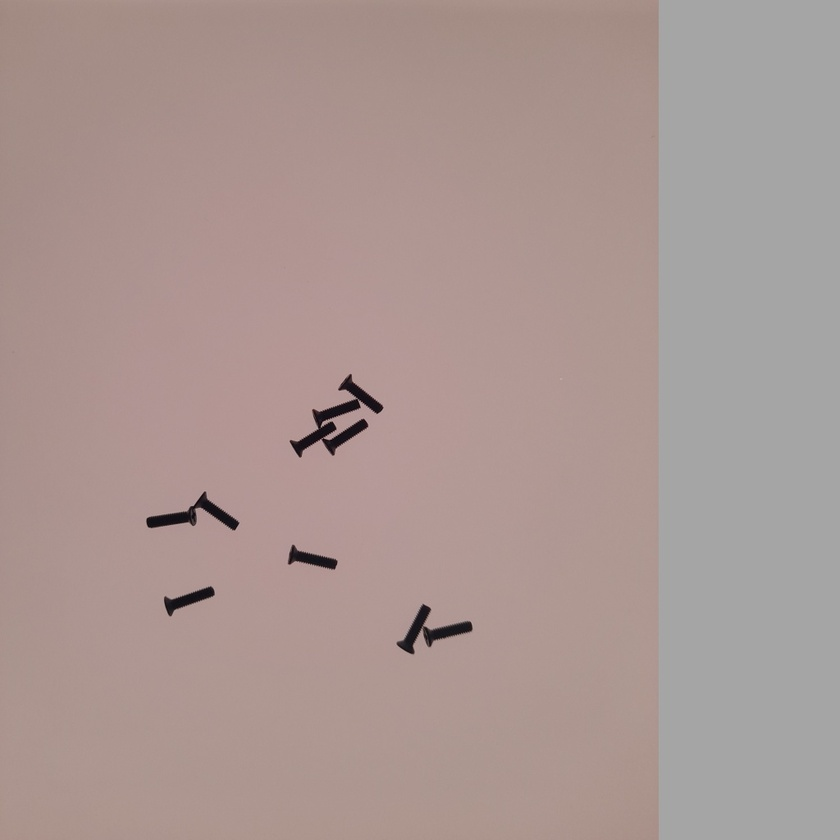
#> input picture Athira_PT/AI/yolo_dataset/images/train/20240713_193650.jpg, 840 x 840 px, shrunk from 1024 x 1024 before the run
$ python -i watershed.py   (imports and definitions only)
#> lines starting #> are read from the running program, lines starting #| are printed output that depends on the picture; after the words box and inside, x2 and y2 are one past the last pixel; in counts of white or black regions, pixels touching at a corner belong together
from pathlib import Path

import cv2
import numpy as np

IMAGE_EXTENSIONS = {".jpg", ".jpeg", ".png", ".bmp", ".tif", ".tiff"}


def watershed_overlay(image_path: str | Path, output_path: str | Path = "watershed_result.png"):
    # 1. Load image
#> called with output_path = 'watershed_result.png'
    img = cv2.imread(str(image_path))
#> img is the input picture: shape (840, 840, 3); mean B, G, R 147.5, 151.2, 170.2
    if img is None:
        raise FileNotFoundError(f"Could not load image at: {image_path}")

    gray = cv2.cvtColor(img, cv2.COLOR_BGR2GRAY)

    # 2. Thresholding (Use THRESH_BINARY_INV if objects are darker than background;
    #    switch to THRESH_BINARY if objects are brighter than background)
    _, thresh = cv2.threshold(gray, 0, 255, cv2.THRESH_BINARY_INV + cv2.THRESH_OTSU)
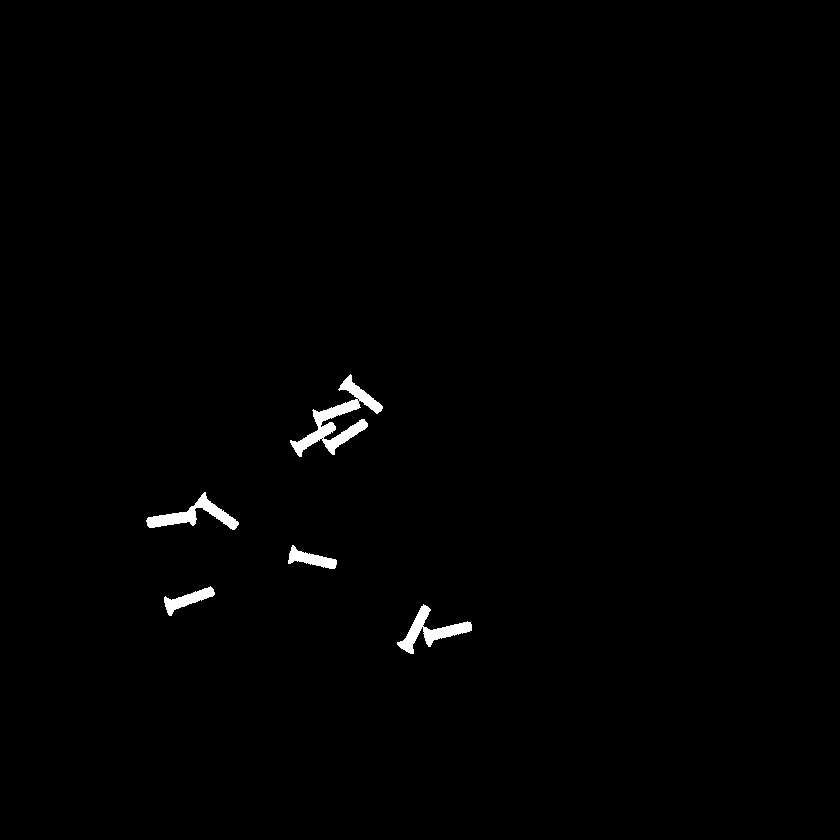
#> thresh: shape (840, 840); 0.77% white; 5 white regions, box (x1, y1, x2, y2) and area: (290, 374, 383, 457) 2060, (397, 604, 472, 654) 1123, (146, 492, 239, 530) 1111, (164, 586, 215, 616) 570, (288, 545, 337, 569) 536

    # 3. Noise removal via morphological opening
    kernel = np.ones((3, 3), np.uint8)
    opening = cv2.morphologyEx(thresh, cv2.MORPH_OPEN, kernel, iterations=2)
#> opening: shape (840, 840); 0.73% white; 8 white regions, largest, box (x1, y1, x2, y2) and area: (147, 495, 238, 529) 1079, (313, 377, 382, 425) 987, (164, 588, 214, 614) 549

    # 4. Sure background & sure foreground
    sure_bg = cv2.dilate(opening, kernel, iterations=3)
#> sure_bg: shape (840, 840); 1.4% white; 5 white regions, box (x1, y1, x2, y2) and area: (289, 374, 385, 458) 3677, (144, 492, 241, 532) 1997, (396, 603, 475, 656) 1994, (161, 585, 217, 617) 1048, (286, 544, 340, 572) 976
    dist_transform = cv2.distanceTransform(opening, cv2.DIST_L2, 5)

    # Adjust 0.5–0.7 depending on how heavily objects overlap:
    # Higher values separate more aggressive overlaps; lower values prevent splitting single objects
    _, sure_fg = cv2.threshold(dist_transform, 0.55 * dist_transform.max(), 255, 0)
#> sure_fg: shape (840, 840) float32; 0.25% white; 10 white regions, largest, box (x1, y1, x2, y2) and area: (150, 511, 193, 525) 222, (427, 625, 469, 642) 197, (402, 609, 426, 650) 188
    sure_fg = np.uint8(sure_fg)

    # 5. Unknown boundary region
    unknown = cv2.subtract(sure_bg, sure_fg)
#> unknown: shape (840, 840); 1.1% white; 5 white regions, box (x1, y1, x2, y2) and area: (289, 374, 385, 458) 3030, (396, 603, 475, 656) 1609, (144, 492, 241, 532) 1604, (161, 585, 217, 617) 863, (286, 544, 340, 572) 802

    # 6. Marker labelling
    num_labels, markers = cv2.connectedComponents(sure_fg)
#> markers: shape (840, 840) int32; 11 distinct labels, from 0 to 10
#> num_labels = 11
    markers = markers + 1  # Shift background from 0 to 1
#> markers: shape (840, 840) int32; 11 distinct labels, from 1 to 11
    markers[unknown == 255] = 0  # Mark unknown border region as 0
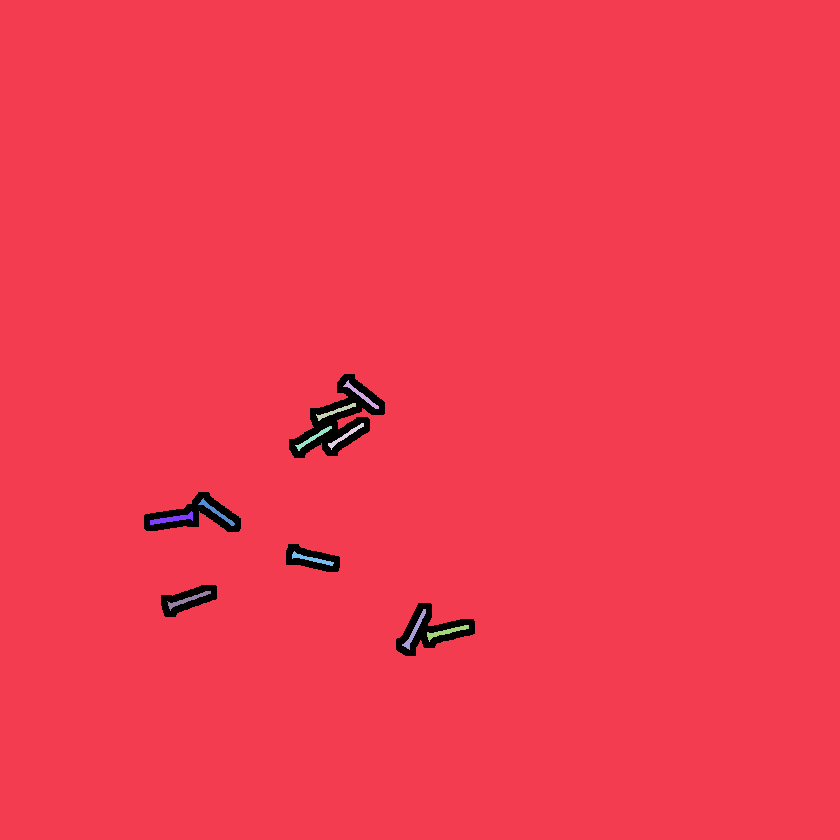
#> markers: shape (840, 840) int32; 12 distinct labels, from 0 to 11; one colour per label, 0 black

    # 7. Run watershed
    markers = cv2.watershed(img, markers)
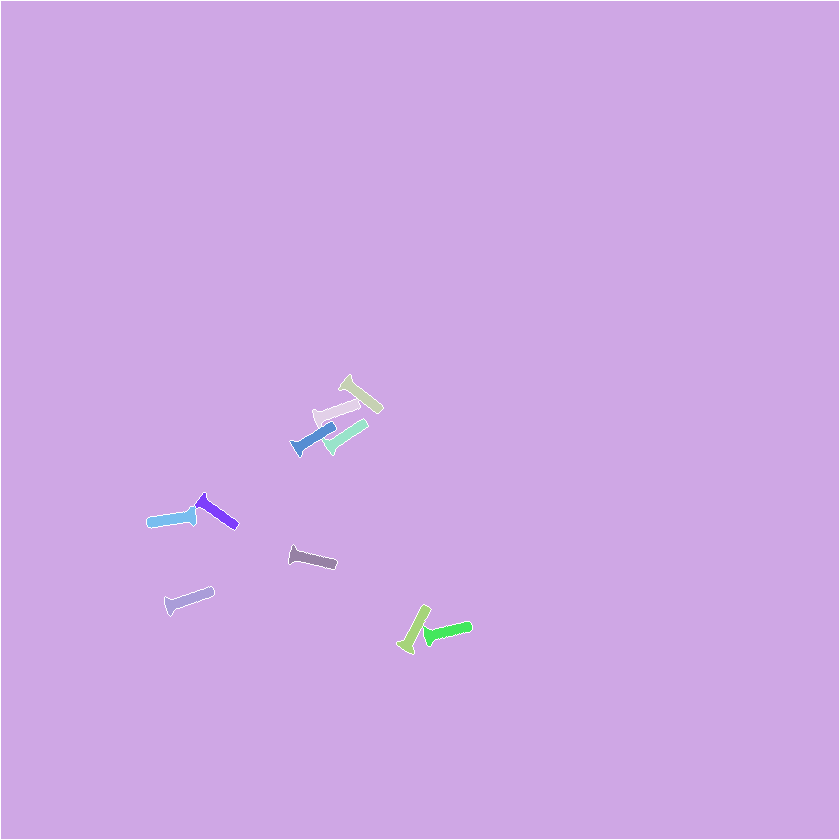
#> markers: shape (840, 840) int32; 12 distinct labels, from -1 to 11; one colour per label, 0 black, -1 white

    # --- VISUAL OVERLAY CONSTRUCTION ---
    color_mask = np.zeros_like(img)
    rng = np.random.default_rng(seed=42)  # Fixed seed for consistent colors

    # Color each distinct segmented region (label > 1; label 1 is background, -1 is boundary)
    unique_labels = [lbl for lbl in np.unique(markers) if lbl > 1]
#> unique_labels = [2, 3, 4, 5, 6, 7, 8, 9, 10, 11]
    for label in unique_labels:
        color = rng.integers(60, 255, size=3, dtype=np.uint8)
        color_mask[markers == label] = color
#> this loop made 10 passes
#> color on passes 1 to 8: [163, 88, 225], [210, 254, 170], [133, 125, 128], [87, 76, 143], [207, 73, 226], [167, 163, 76], [70, 198, 195], [158, 171, 98]

    # Blend colored regions with the original image (60% original, 40% tint)
    overlay = cv2.addWeighted(img, 0.6, color_mask, 0.4, 0)

    # Draw crisp red watershed boundary lines (excluding the 1px outer image border)
    inner_boundaries = np.zeros(markers.shape, dtype=bool)
    inner_boundaries[1:-1, 1:-1] = markers[1:-1, 1:-1] == -1
#> inner_boundaries: shape (840, 840) bool; 0.16% white in thin lines or dots, all inside (x1, y1, x2, y2) = (146, 374, 473, 655)
    overlay[inner_boundaries] = [0, 0, 255]  # Red in BGR
#> overlay: shape (840, 840, 3); mean B, G, R 88.9, 91.1, 102.9

    # Optional: Label each segmented object at its centroid
    for idx, label in enumerate(unique_labels, start=1):
        y_coords, x_coords = np.where(markers == label)
        cx, cy = int(np.mean(x_coords)), int(np.mean(y_coords))
        cv2.putText(
            overlay,
            f"#{idx}",
            (cx - 10, cy + 5),
            cv2.FONT_HERSHEY_SIMPLEX,
            0.55,
            (255, 255, 255),
            2,
            cv2.LINE_AA,
        )
#> this loop made 10 passes
#> (cx, cy) on passes 1 to 8: (360, 394), (334, 411), (344, 435), (312, 437), (215, 511), (172, 518), (310, 558), (187, 599)
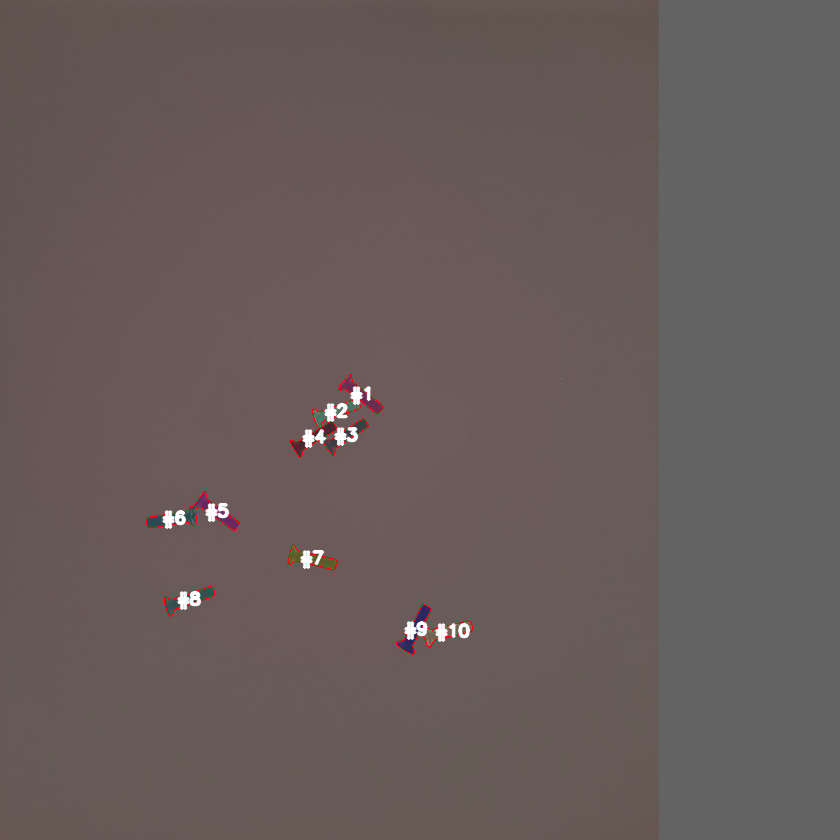
#> overlay: shape (840, 840, 3); mean B, G, R 89.5, 91.8, 103.4

    # Draw total detection count badge in the top-left corner
    h, w = overlay.shape[:2]
    scale = max(h, w) / 1500.0
    banner_text = f"Count: {len(unique_labels)}"
#> banner_text = 'Count: 10'
    banner_scale = max(0.8, 1.1 * scale)
    banner_thickness = max(2, int(round(2.5 * scale)))
    (tw, th), baseline = cv2.getTextSize(
        banner_text, cv2.FONT_HERSHEY_SIMPLEX, banner_scale, banner_thickness
    )
#> tw = 127; th = 18; baseline = 8
    pad = int(14 * scale)
    cv2.rectangle(
        overlay,
        (pad, pad),
        (pad * 3 + tw, pad * 3 + th + baseline),
        (0, 0, 0),
        thickness=cv2.FILLED,
    )
    cv2.putText(
        overlay,
        banner_text,
        (pad * 2, pad * 2 + th),
        cv2.FONT_HERSHEY_SIMPLEX,
        banner_scale,
        (255, 255, 255),
        banner_thickness,
        cv2.LINE_AA,
    )
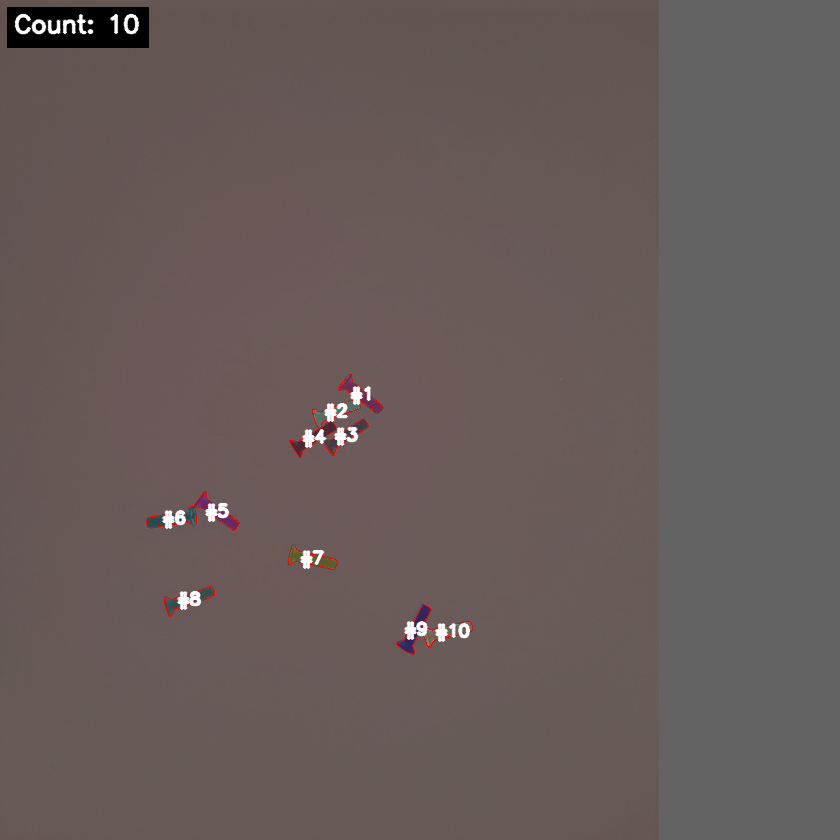
#> overlay: shape (840, 840, 3); mean B, G, R 89.2, 91.4, 103

    output_path = Path(output_path)
    output_path.parent.mkdir(parents=True, exist_ok=True)
    cv2.imwrite(str(output_path), overlay)
    print(f"Detected {len(unique_labels)} objects. Saved overlay to {output_path}")
#| Detected 10 objects. Saved overlay to watershed_result.png


# [13 lines left out: function process_images, not called in this run]


# [3 lines not run here, left out]

>>> result = watershed_overlay('../Athira_PT/AI/yolo_dataset/images/train/20240713_193650.jpg')

$ run again, on Athira_PT/AI/yolo_dataset/images/val/20240713_193135.jpg
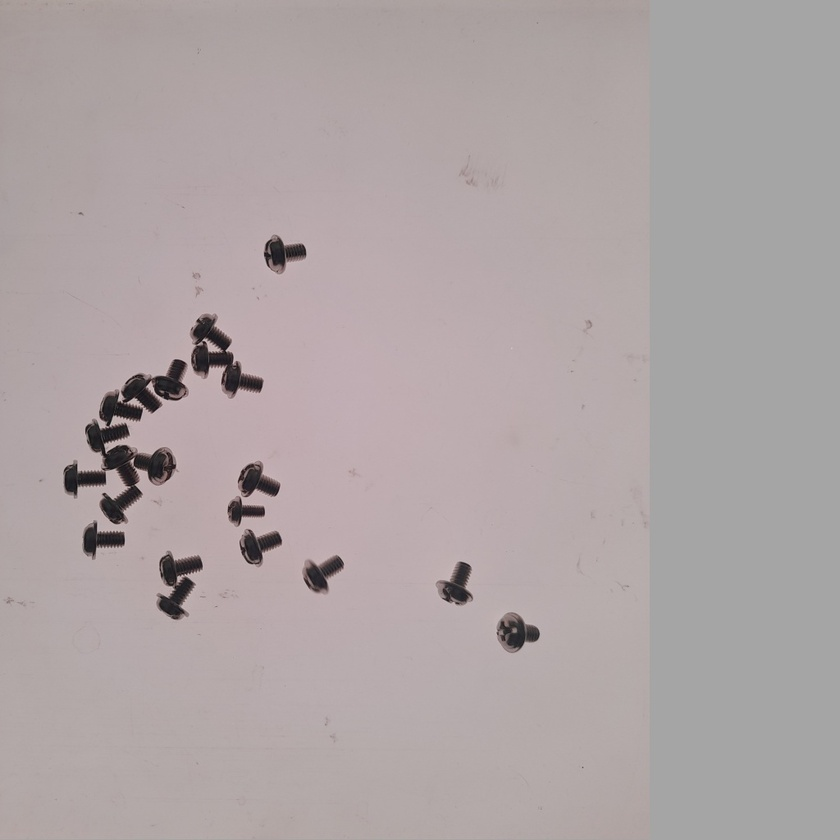
#> input picture Athira_PT/AI/yolo_dataset/images/val/20240713_193135.jpg, 840 x 840 px, shrunk from 1024 x 1024 before the run
#> in watershed_overlay, img is the input picture: shape (840, 840, 3); mean B, G, R 165, 164.3, 174.1
#> thresh: shape (840, 840); 2.3% white; 18 white regions (6 under 20 px), largest, box (x1, y1, x2, y2) and area: (85, 359, 187, 524) 5843, (191, 316, 263, 396) 2254, (158, 554, 203, 620) 1561
#> opening: shape (840, 840); 2.1% white; 17 white regions, largest, box (x1, y1, x2, y2) and area: (100, 445, 175, 524) 2413, (159, 556, 202, 619) 1470, (192, 345, 263, 393) 1430
#> sure_bg: shape (840, 840); 3.5% white; 11 white regions, largest, box (x1, y1, x2, y2) and area: (61, 357, 188, 527) 9590, (189, 314, 266, 396) 3307, (156, 553, 205, 622) 2365
#> unknown: shape (840, 840); 3.2% white; 11 white regions, largest, box (x1, y1, x2, y2) and area: (61, 357, 188, 527) 8576, (189, 314, 266, 396) 3028, (156, 553, 205, 622) 2161
#> num_labels = 28
#> in watershed_overlay, `markers = cv2.watershed(img, markers)`:
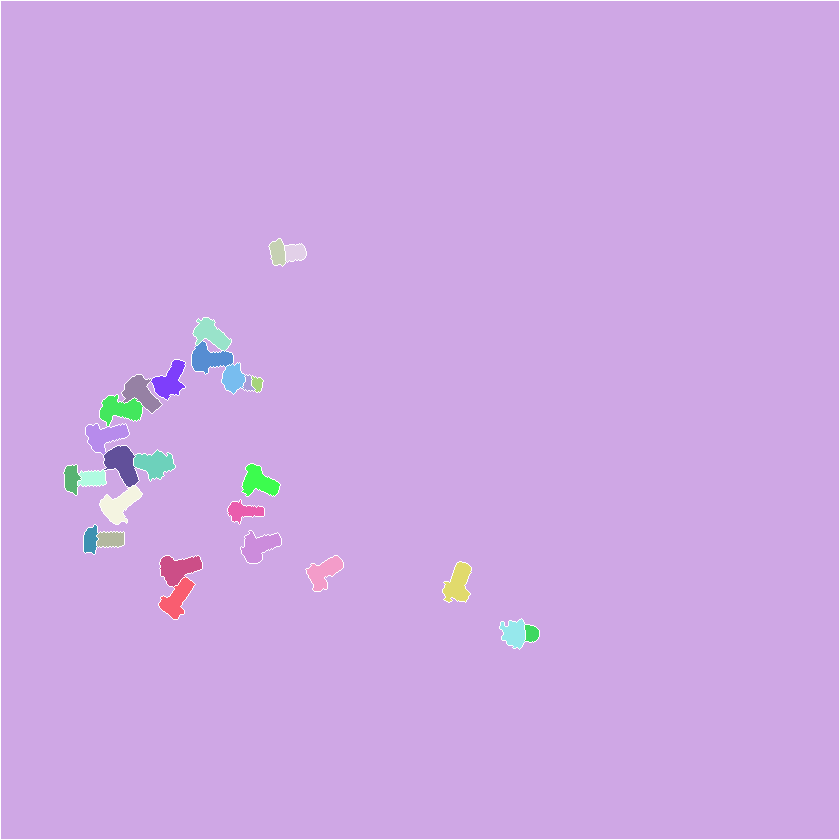
#> markers: shape (840, 840) int32; 29 distinct labels, from -1 to 28; one colour per label, 0 black, -1 white
#> unique_labels = 27 values from 2 to 28
#> the loop in watershed_overlay, `for label in unique_labels:` made 27 passes
#> color on passes 1 to 8: [163, 88, 225], [210, 254, 170], [133, 125, 128], [87, 76, 143], [207, 73, 226], [167, 163, 76], [70, 198, 195], [158, 171, 98]
#> inner_boundaries: shape (840, 840) bool; 0.35% white in thin lines or dots, all inside (x1, y1, x2, y2) = (63, 238, 540, 650)
#> the loop in watershed_overlay, `for idx, label in enumerate(unique_labels, start=1):` made 27 passes
#> (cx, cy) on passes 1 to 8: (277, 252), (294, 252), (210, 333), (208, 358), (169, 380), (232, 377), (140, 392), (247, 383)
#> banner_text = 'Count: 27'
#> tw = 127; th = 18; baseline = 8
#> in watershed_overlay, `cv2.putText( overlay, banner_text, (pad * 2, pad * 2 + th), cv2.FONT_H..`:
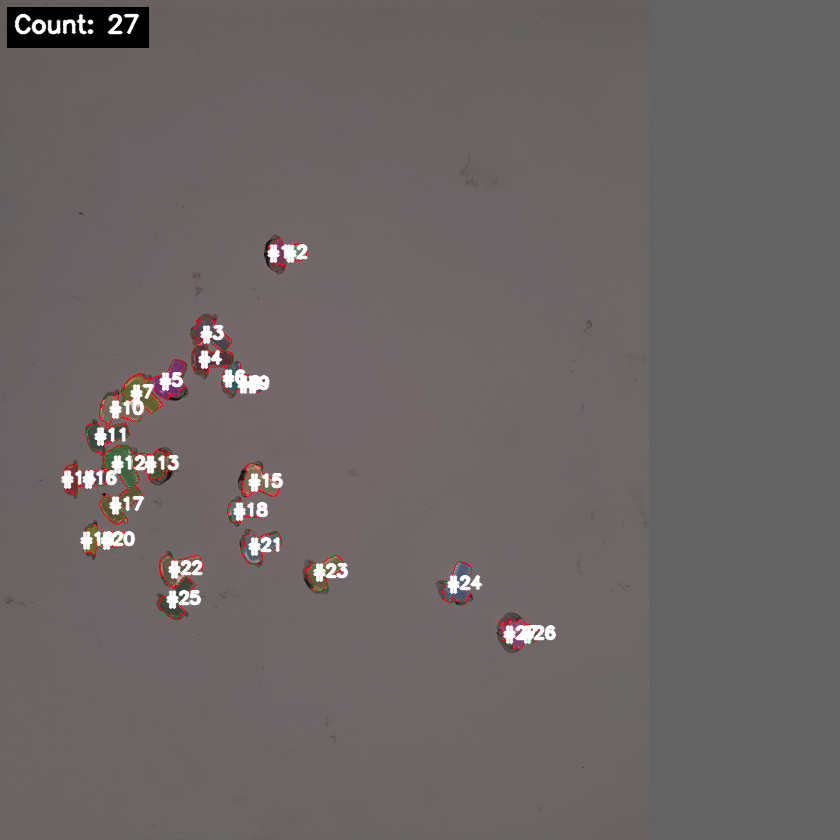
#> overlay: shape (840, 840, 3); mean B, G, R 101.4, 101.1, 107.6
#| Detected 27 objects. Saved overlay to watershed_result.png
